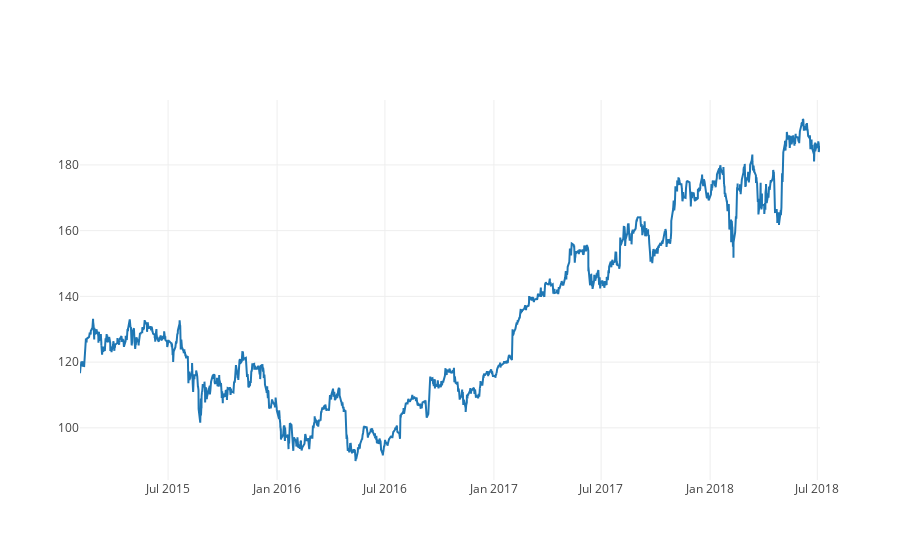

Source (notebook cell):
### Code cell
data=df
btc_trace = go.Scatter(x=data.index, y=data['Close'], name= 'Price')
py.iplot([btc_trace])

### Figure 1 — Plotly figure (JSON) as saved in the notebook; plotly's stock layout.template omitted (floating-point values rounded to 4 significant figures; data arrays with more than 128 entries replaced by an {"elided": "..."} marker saying what was removed)
{"data": [{"name": "Price", "type": "scatter", "x": {"elided": "6020 str values"}, "y": {"elided": "6020 float values"}}], "layout": {}}
